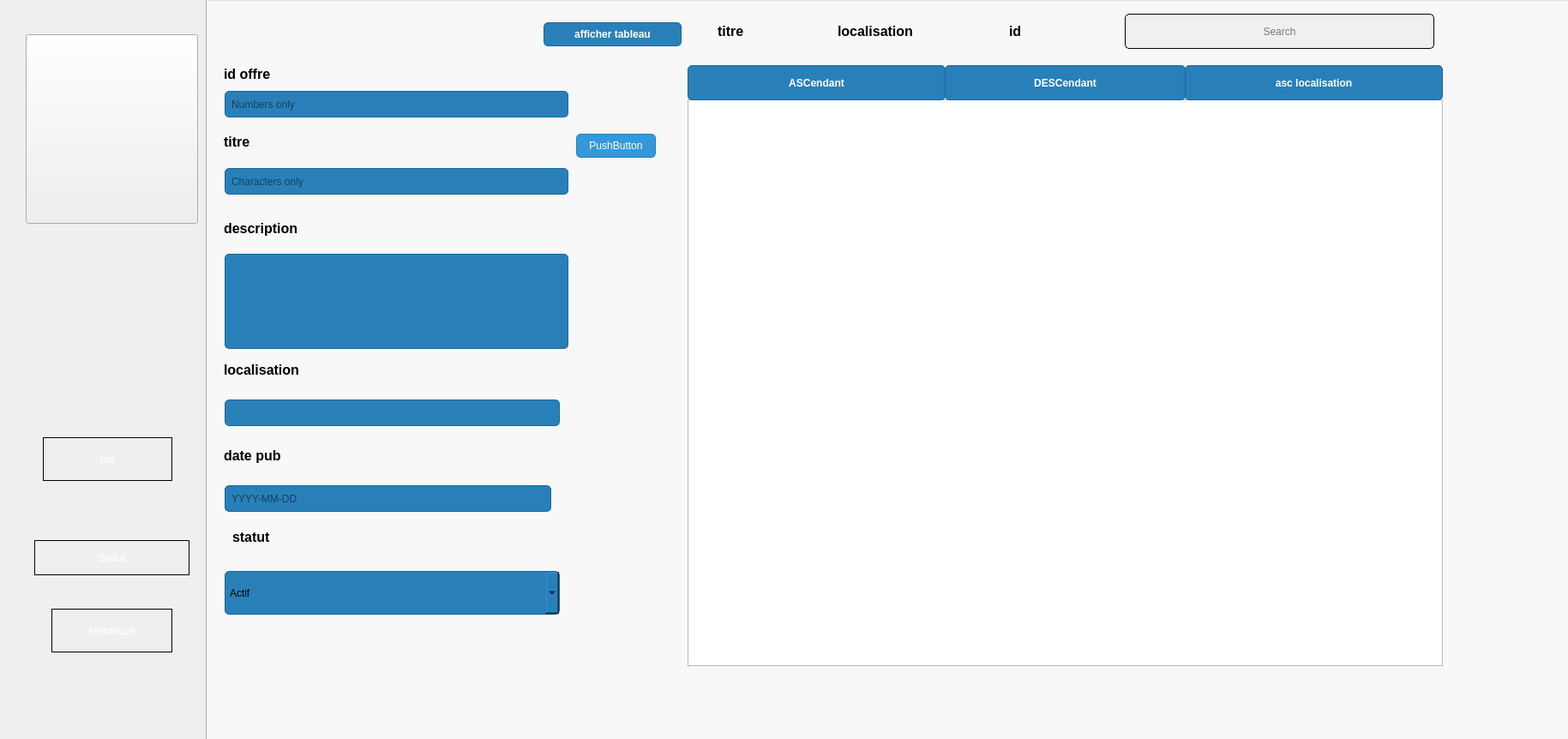
<?xml version="1.0" encoding="UTF-8"?>
<ui version="4.0">
 <class>pageoffres</class>
 <widget class="QDialog" name="pageoffres">
  <property name="geometry">
   <rect>
    <x>0</x>
    <y>0</y>
    <width>1829</width>
    <height>862</height>
   </rect>
  </property>
  <property name="windowTitle">
   <string>Dialog</string>
  </property>
  <widget class="QTabWidget" name="tabWidget">
   <property name="geometry">
    <rect>
     <x>240</x>
     <y>-30</y>
     <width>1861</width>
     <height>1011</height>
    </rect>
   </property>
   <property name="styleSheet">
    <string notr="true">/* Style for QRadioButton */
QRadioButton {
    color: white; /* Text color for radio buttons */
    font-size: 16px; /* Font size */
    font-weight: bold; /* Bold text */
    margin: 5px; /* Margin around radio buttons */
}

/* Style for QLabel (text label) */
QLabel {
    color: black; /* Text color for labels */
    font-size: 16px; /* Font size */
    font-weight: bold; /* Bold text */
    margin: 5px; /* Margin around labels */
}

/* Style for QPushButton */
QPushButton {
    background-color: #3498db; /* Blue color for buttons */
    border: 1px solid #2980b9; /* Darker blue border */
    border-radius: 5px; /* Rounded corners */
    padding: 5px 10px; /* Padding inside buttons */
    color: white; /* Text color on buttons */
}

/* Additional styling for better appearance */
QPushButton:hover {
    background-color: #2980b9; /* Darker blue on hover */
}

QPushButton:pressed {
    background-color: #21618c; /* Even darker blue when pressed */
}

/* Style for QTabWidget */
QTabWidget {
    color: white; /* Text color for tab widget */
    font: 10pt &quot;Bebas Neue&quot;; /* Font style and size */
}
</string>
   </property>
   <property name="currentIndex">
    <number>0</number>
   </property>
   <widget class="QWidget" name="tab">
    <property name="styleSheet">
     <string notr="true"/>
    </property>
    <attribute name="title">
     <string/>
    </attribute>
    <widget class="QGroupBox" name="groupBox">
     <property name="geometry">
      <rect>
       <x>-40</x>
       <y>0</y>
       <width>1861</width>
       <height>891</height>
      </rect>
     </property>
     <property name="styleSheet">
      <string notr="true">
/* Style for QGroupBox */
QRadioButton{ color: white; /* Text color for labels */
    font-size: 16px; /* Adjust font size as needed */
    font-weight: bold; /* Make the text bold if desired */
    margin: 5px; /* Adjust margin as needed */
}
QComboBox {
    background-color: #2980b9; /* Darker blue color for the combobox */
    border: 1px solid #1c669a; /* Darker border color */
    border-radius: 5px; /* Border radius for the combobox */
    padding: 5px; /* Padding inside the combobox */
    color: black; /* Text color inside the combobox */
}
QLineEdit {
    background-color: #2980b9; /* Darker blue color for input boxes */
    border: 1px solid #1c669a; /* Even darker border color */
    border-radius: 5px; /* Border radius for input boxes */
    padding: 5px; /* Padding for input boxes */
    color: black; /* Text color inside input boxes */
}

/* Style for QLabel (text label) */
QLabel {
    color: white; /* Text color for labels */
    font-size: 16px; /* Adjust font size as needed */
    font-weight: bold; /* Make the text bold if desired */
    margin: 5px; /* Adjust margin as needed */
}

/* Style for QPushButton */
QPushButton {
    background-color: #3498db; /* Blue color for buttons */
    border: 1px solid #2980b9; /* Border color for buttons */
    border-radius: 5px; /* Border radius for buttons */
    padding: 5px 10px; /* Adjust padding as needed */
    color: white; /* Text color on buttons */
}

/* Additional styling for better appearance */
QPushButton:hover {
    background-color: #2980b9; /* Darker blue on hover */
}

QPushButton:pressed {
    background-color: #21618c; /* Even darker blue when pressed */
}

/* Add more styles as needed for your specific application */
</string>
     </property>
     <property name="title">
      <string/>
     </property>
     <widget class="QLineEdit" name="id_offre">
      <property name="geometry">
       <rect>
        <x>60</x>
        <y>110</y>
        <width>401</width>
        <height>31</height>
       </rect>
      </property>
      <property name="placeholderText">
       <string>Numbers only</string>
      </property>
     </widget>
     <widget class="QLabel" name="label_4">
      <property name="geometry">
       <rect>
        <x>60</x>
        <y>610</y>
        <width>111</width>
        <height>41</height>
       </rect>
      </property>
      <property name="styleSheet">
       <string notr="true">background-color: transparent; border: none;color:  black;
font: 15pt &quot;Bebas Neue&quot;;</string>
      </property>
      <property name="text">
       <string>statut</string>
      </property>
     </widget>
     <widget class="QLabel" name="label_2">
      <property name="geometry">
       <rect>
        <x>50</x>
        <y>70</y>
        <width>301</width>
        <height>41</height>
       </rect>
      </property>
      <property name="styleSheet">
       <string notr="true">background-color: transparent; border: none;color:  black;
font: 15pt &quot;Bebas Neue&quot;;</string>
      </property>
      <property name="text">
       <string>id offre</string>
      </property>
     </widget>
     <widget class="QLabel" name="label_3">
      <property name="geometry">
       <rect>
        <x>50</x>
        <y>149</y>
        <width>191</width>
        <height>41</height>
       </rect>
      </property>
      <property name="styleSheet">
       <string notr="true">background-color: transparent; border: none;color:  black;
font: 15pt &quot;Bebas Neue&quot;;</string>
      </property>
      <property name="text">
       <string>titre</string>
      </property>
     </widget>
     <widget class="QLineEdit" name="titre_o">
      <property name="geometry">
       <rect>
        <x>60</x>
        <y>200</y>
        <width>401</width>
        <height>31</height>
       </rect>
      </property>
      <property name="styleSheet">
       <string notr="true"/>
      </property>
      <property name="placeholderText">
       <string>Characters only</string>
      </property>
     </widget>
     <widget class="QLabel" name="label_6">
      <property name="geometry">
       <rect>
        <x>50</x>
        <y>410</y>
        <width>241</width>
        <height>51</height>
       </rect>
      </property>
      <property name="styleSheet">
       <string notr="true">background-color: transparent; border: none;color:  black;
font: 15pt &quot;Bebas Neue&quot;;</string>
      </property>
      <property name="text">
       <string>localisation</string>
      </property>
     </widget>
     <widget class="QLineEdit" name="localisation_o">
      <property name="geometry">
       <rect>
        <x>60</x>
        <y>470</y>
        <width>391</width>
        <height>31</height>
       </rect>
      </property>
      <property name="placeholderText">
       <string/>
      </property>
     </widget>
     <widget class="QLabel" name="label_5">
      <property name="geometry">
       <rect>
        <x>50</x>
        <y>510</y>
        <width>221</width>
        <height>51</height>
       </rect>
      </property>
      <property name="styleSheet">
       <string notr="true">background-color: transparent; border: none;color:  black;
font: 15pt &quot;Bebas Neue&quot;;</string>
      </property>
      <property name="text">
       <string>date pub</string>
      </property>
     </widget>
     <widget class="QLineEdit" name="date_pub_o">
      <property name="geometry">
       <rect>
        <x>60</x>
        <y>570</y>
        <width>381</width>
        <height>31</height>
       </rect>
      </property>
      <property name="placeholderText">
       <string>YYYY-MM-DD</string>
      </property>
     </widget>
     <widget class="QTableView" name="tab_offres">
      <property name="geometry">
       <rect>
        <x>600</x>
        <y>120</y>
        <width>881</width>
        <height>661</height>
       </rect>
      </property>
      <property name="styleSheet">
       <string notr="true"/>
      </property>
     </widget>
     <widget class="QLabel" name="label_21">
      <property name="geometry">
       <rect>
        <x>50</x>
        <y>250</y>
        <width>241</width>
        <height>41</height>
       </rect>
      </property>
      <property name="styleSheet">
       <string notr="true">background-color: transparent; border: none;color:  black;
font: 15pt &quot;Bebas Neue&quot;;</string>
      </property>
      <property name="text">
       <string>description</string>
      </property>
     </widget>
     <widget class="QLineEdit" name="description_o">
      <property name="geometry">
       <rect>
        <x>60</x>
        <y>300</y>
        <width>401</width>
        <height>111</height>
       </rect>
      </property>
      <property name="styleSheet">
       <string notr="true"/>
      </property>
      <property name="placeholderText">
       <string/>
      </property>
     </widget>
     <widget class="QRadioButton" name="radioButton">
      <property name="geometry">
       <rect>
        <x>610</x>
        <y>20</y>
        <width>141</width>
        <height>41</height>
       </rect>
      </property>
      <property name="styleSheet">
       <string notr="true">background-color: transparent; border: none;color: black;
font: 22pt &quot;Bebas Neue&quot;;</string>
      </property>
      <property name="text">
       <string>titre</string>
      </property>
     </widget>
     <widget class="QRadioButton" name="radioButton_2">
      <property name="geometry">
       <rect>
        <x>750</x>
        <y>10</y>
        <width>171</width>
        <height>61</height>
       </rect>
      </property>
      <property name="styleSheet">
       <string notr="true">background-color: transparent; border: none;color:  black;
font: 22pt &quot;Bebas Neue&quot;;</string>
      </property>
      <property name="text">
       <string>localisation</string>
      </property>
     </widget>
     <widget class="QPushButton" name="sortAscButton">
      <property name="geometry">
       <rect>
        <x>600</x>
        <y>80</y>
        <width>301</width>
        <height>41</height>
       </rect>
      </property>
      <property name="styleSheet">
       <string notr="true">QPushButton {
    background-color: #2980b9; /* Darker blue background color */
    border: 1px solid #1c669a; /* Darker border color */
    border-radius: 5px; /* Rounded corners */
    padding: 8px 15px; /* Padding for the button */
    color: white; /* Text color */
    font-weight: bold; /* Bold text */
}

QPushButton:hover {
    background-color: #3498db; /* Slightly lighter blue when hovered */
}

QPushButton:pressed {
    background-color: #1c669a; /* Even darker blue when pressed */
}

QPushButton:disabled {
    background-color: #bdc3c7; /* Gray color when disabled */
    color: #7f8c8d; /* Gray text when disabled */
}</string>
      </property>
      <property name="text">
       <string>ASCendant</string>
      </property>
     </widget>
     <widget class="QPushButton" name="sortDescButton">
      <property name="geometry">
       <rect>
        <x>900</x>
        <y>80</y>
        <width>281</width>
        <height>41</height>
       </rect>
      </property>
      <property name="styleSheet">
       <string notr="true">QPushButton {
    background-color: #2980b9; /* Darker blue background color */
    border: 1px solid #1c669a; /* Darker border color */
    border-radius: 5px; /* Rounded corners */
    padding: 8px 15px; /* Padding for the button */
    color: white; /* Text color */
    font-weight: bold; /* Bold text */
}

QPushButton:hover {
    background-color: #3498db; /* Slightly lighter blue when hovered */
}

QPushButton:pressed {
    background-color: #1c669a; /* Even darker blue when pressed */
}

QPushButton:disabled {
    background-color: #bdc3c7; /* Gray color when disabled */
    color: #7f8c8d; /* Gray text when disabled */
}</string>
      </property>
      <property name="text">
       <string>DESCendant</string>
      </property>
     </widget>
     <widget class="QLabel" name="label_12">
      <property name="geometry">
       <rect>
        <x>0</x>
        <y>0</y>
        <width>1501</width>
        <height>921</height>
       </rect>
      </property>
      <property name="styleSheet">
       <string notr="true">border-image: url(:/img/img/sports-nautiques.jpg);</string>
      </property>
      <property name="text">
       <string/>
      </property>
     </widget>
     <widget class="QLabel" name="label_11">
      <property name="geometry">
       <rect>
        <x>20</x>
        <y>-20</y>
        <width>2081</width>
        <height>991</height>
       </rect>
      </property>
      <property name="styleSheet">
       <string notr="true">border-image: url(:/img/img/qz.jfif);</string>
      </property>
      <property name="text">
       <string/>
      </property>
     </widget>
     <widget class="QPushButton" name="pb_ajouter">
      <property name="geometry">
       <rect>
        <x>390</x>
        <y>760</y>
        <width>121</width>
        <height>71</height>
       </rect>
      </property>
      <property name="styleSheet">
       <string notr="true">border-image: url(:/img/img/google-plus_9723940.png);
background-color: transparent; border: none;color: white;</string>
      </property>
      <property name="text">
       <string/>
      </property>
      <property name="iconSize">
       <size>
        <width>20</width>
        <height>20</height>
       </size>
      </property>
     </widget>
     <widget class="QPushButton" name="pb_modifier">
      <property name="geometry">
       <rect>
        <x>250</x>
        <y>760</y>
        <width>121</width>
        <height>71</height>
       </rect>
      </property>
      <property name="styleSheet">
       <string notr="true">border-image: url(:/img/img/3597075.png);
background-color: transparent; border: none;color: white;</string>
      </property>
      <property name="text">
       <string/>
      </property>
      <property name="iconSize">
       <size>
        <width>20</width>
        <height>20</height>
       </size>
      </property>
     </widget>
     <widget class="QPushButton" name="pb_supprimer">
      <property name="geometry">
       <rect>
        <x>90</x>
        <y>760</y>
        <width>121</width>
        <height>71</height>
       </rect>
      </property>
      <property name="styleSheet">
       <string notr="true">border-image: url(:/img/img/delete_10257834.png);
background-color: transparent; border: none;color: white;</string>
      </property>
      <property name="text">
       <string/>
      </property>
      <property name="iconSize">
       <size>
        <width>20</width>
        <height>20</height>
       </size>
      </property>
     </widget>
     <widget class="QLineEdit" name="lineEdit">
      <property name="geometry">
       <rect>
        <x>1110</x>
        <y>20</y>
        <width>361</width>
        <height>41</height>
       </rect>
      </property>
      <property name="styleSheet">
       <string notr="true">background-color: #f0f0f0;
border: 5px solid #ccc;
padding: 5px;
border: 1px solid #0078d7;
font: 12pt &quot;Bebas Neue&quot;; 
border: 1px solid #ccc;
border-color: black;
padding: 5px;</string>
      </property>
      <property name="text">
       <string/>
      </property>
      <property name="alignment">
       <set>Qt::AlignCenter</set>
      </property>
      <property name="placeholderText">
       <string>Search</string>
      </property>
     </widget>
     <widget class="QPushButton" name="refrech_pb">
      <property name="geometry">
       <rect>
        <x>1500</x>
        <y>10</y>
        <width>101</width>
        <height>111</height>
       </rect>
      </property>
      <property name="styleSheet">
       <string notr="true">background-color: transparent; border: none;color: white;
border-image: url(:/img/img/load.png);
font: 22pt &quot;Bebas Neue&quot;; text-decoration: underline;</string>
      </property>
      <property name="text">
       <string/>
      </property>
      <property name="iconSize">
       <size>
        <width>20</width>
        <height>20</height>
       </size>
      </property>
     </widget>
     <widget class="QPushButton" name="search">
      <property name="geometry">
       <rect>
        <x>1430</x>
        <y>20</y>
        <width>41</width>
        <height>41</height>
       </rect>
      </property>
      <property name="styleSheet">
       <string notr="true">background-color: transparent; border: none;color: white;
font: 22pt &quot;Bebas Neue&quot;; text-decoration: underline;</string>
      </property>
      <property name="text">
       <string/>
      </property>
      <property name="icon">
       <iconset resource="Resources.qrc">
        <normaloff>:/img/img/search.png</normaloff>:/img/img/search.png</iconset>
      </property>
      <property name="iconSize">
       <size>
        <width>16</width>
        <height>16</height>
       </size>
      </property>
     </widget>
     <widget class="QRadioButton" name="radioButton_3">
      <property name="geometry">
       <rect>
        <x>950</x>
        <y>20</y>
        <width>121</width>
        <height>41</height>
       </rect>
      </property>
      <property name="styleSheet">
       <string notr="true">background-color: transparent; border: none;color:  black;
font: 22pt &quot;Bebas Neue&quot;;</string>
      </property>
      <property name="text">
       <string>id</string>
      </property>
     </widget>
     <widget class="QWidget" name="lab_chart_pie" native="true">
      <property name="geometry">
       <rect>
        <x>630</x>
        <y>170</y>
        <width>591</width>
        <height>581</height>
       </rect>
      </property>
     </widget>
     <widget class="QPushButton" name="locaasc">
      <property name="geometry">
       <rect>
        <x>1180</x>
        <y>80</y>
        <width>301</width>
        <height>41</height>
       </rect>
      </property>
      <property name="styleSheet">
       <string notr="true">QPushButton {
    background-color: #2980b9; /* Darker blue background color */
    border: 1px solid #1c669a; /* Darker border color */
    border-radius: 5px; /* Rounded corners */
    padding: 8px 15px; /* Padding for the button */
    color: white; /* Text color */
    font-weight: bold; /* Bold text */
}

QPushButton:hover {
    background-color: #3498db; /* Slightly lighter blue when hovered */
}

QPushButton:pressed {
    background-color: #1c669a; /* Even darker blue when pressed */
}

QPushButton:disabled {
    background-color: #bdc3c7; /* Gray color when disabled */
    color: #7f8c8d; /* Gray text when disabled */
}</string>
      </property>
      <property name="text">
       <string>asc localisation</string>
      </property>
     </widget>
     <widget class="QComboBox" name="statut_o">
      <property name="geometry">
       <rect>
        <x>60</x>
        <y>670</y>
        <width>391</width>
        <height>51</height>
       </rect>
      </property>
      <item>
       <property name="text">
        <string>Actif</string>
       </property>
      </item>
      <item>
       <property name="text">
        <string>Non-Actif</string>
       </property>
      </item>
     </widget>
     <widget class="QPushButton" name="pushButton">
      <property name="geometry">
       <rect>
        <x>432</x>
        <y>30</y>
        <width>161</width>
        <height>28</height>
       </rect>
      </property>
      <property name="styleSheet">
       <string notr="true">QPushButton {
    background-color: #2980b9; /* Darker blue background color */
    border: 1px solid #1c669a; /* Darker border color */
    border-radius: 5px; /* Rounded corners */
    padding: 8px 15px; /* Padding for the button */
    color: white; /* Text color */
    font-weight: bold; /* Bold text */
}

QPushButton:hover {
    background-color: #3498db; /* Slightly lighter blue when hovered */
}

QPushButton:pressed {
    background-color: #1c669a; /* Even darker blue when pressed */
}

QPushButton:disabled {
    background-color: #bdc3c7; /* Gray color when disabled */
    color: #7f8c8d; /* Gray text when disabled */
}</string>
      </property>
      <property name="text">
       <string>afficher tableau</string>
      </property>
     </widget>
     <widget class="QPushButton" name="pushButton_2">
      <property name="geometry">
       <rect>
        <x>470</x>
        <y>160</y>
        <width>93</width>
        <height>28</height>
       </rect>
      </property>
      <property name="text">
       <string>PushButton</string>
      </property>
     </widget>
     <zorder>lab_chart_pie</zorder>
     <zorder>label_12</zorder>
     <zorder>label_11</zorder>
     <zorder>label_2</zorder>
     <zorder>label_3</zorder>
     <zorder>titre_o</zorder>
     <zorder>label_6</zorder>
     <zorder>localisation_o</zorder>
     <zorder>id_offre</zorder>
     <zorder>label_4</zorder>
     <zorder>label_5</zorder>
     <zorder>date_pub_o</zorder>
     <zorder>tab_offres</zorder>
     <zorder>label_21</zorder>
     <zorder>description_o</zorder>
     <zorder>radioButton</zorder>
     <zorder>radioButton_2</zorder>
     <zorder>sortAscButton</zorder>
     <zorder>sortDescButton</zorder>
     <zorder>pb_ajouter</zorder>
     <zorder>pb_modifier</zorder>
     <zorder>pb_supprimer</zorder>
     <zorder>lineEdit</zorder>
     <zorder>refrech_pb</zorder>
     <zorder>search</zorder>
     <zorder>radioButton_3</zorder>
     <zorder>locaasc</zorder>
     <zorder>statut_o</zorder>
     <zorder>pushButton</zorder>
     <zorder>pushButton_2</zorder>
    </widget>
   </widget>
  </widget>
  <widget class="QLabel" name="label_10">
   <property name="geometry">
    <rect>
     <x>10</x>
     <y>-40</y>
     <width>1851</width>
     <height>911</height>
    </rect>
   </property>
   <property name="styleSheet">
    <string notr="true">border-image: url(:/img/img/R (1).jfif);</string>
   </property>
   <property name="text">
    <string/>
   </property>
  </widget>
  <widget class="QPushButton" name="condpb">
   <property name="geometry">
    <rect>
     <x>30</x>
     <y>40</y>
     <width>201</width>
     <height>221</height>
    </rect>
   </property>
   <property name="font">
    <font>
     <family>Bebas Neue</family>
     <pointsize>20</pointsize>
    </font>
   </property>
   <property name="styleSheet">
    <string notr="true">border-image: url(:/img/img/6449076.png);</string>
   </property>
   <property name="text">
    <string/>
   </property>
   <property name="iconSize">
    <size>
     <width>40</width>
     <height>40</height>
    </size>
   </property>
  </widget>
  <widget class="QPushButton" name="historique">
   <property name="geometry">
    <rect>
     <x>60</x>
     <y>710</y>
     <width>141</width>
     <height>51</height>
    </rect>
   </property>
   <property name="styleSheet">
    <string notr="true">color: white;
font: 18pt &quot;Bebas Neue&quot;; 
border: 1px solid #ccc;
border-color: black;
padding: 5px;</string>
   </property>
   <property name="text">
    <string>Historique</string>
   </property>
  </widget>
  <widget class="QPushButton" name="stat">
   <property name="geometry">
    <rect>
     <x>40</x>
     <y>630</y>
     <width>181</width>
     <height>41</height>
    </rect>
   </property>
   <property name="styleSheet">
    <string notr="true">color: white;
font: 18pt &quot;Bebas Neue&quot;; 
border: 1px solid #ccc;
border-color: black;
padding: 5px;</string>
   </property>
   <property name="text">
    <string>Statut</string>
   </property>
  </widget>
  <widget class="QPushButton" name="pb_pdf">
   <property name="geometry">
    <rect>
     <x>50</x>
     <y>510</y>
     <width>151</width>
     <height>51</height>
    </rect>
   </property>
   <property name="styleSheet">
    <string notr="true">color: white;
font: 18pt &quot;Bebas Neue&quot;; 
border: 1px solid #ccc;
border-color: black;
padding: 5px;</string>
   </property>
   <property name="text">
    <string>pdf</string>
   </property>
  </widget>
  <zorder>label_10</zorder>
  <zorder>tabWidget</zorder>
  <zorder>condpb</zorder>
  <zorder>stat</zorder>
  <zorder>historique</zorder>
  <zorder>pb_pdf</zorder>
 </widget>
 <resources>
  <include location="Resources.qrc"/>
 </resources>
 <connections/>
</ui>
